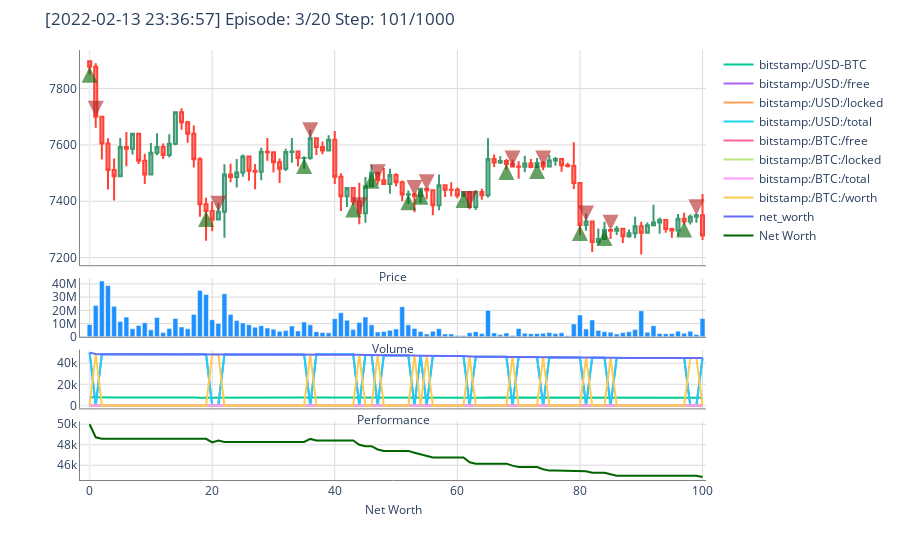
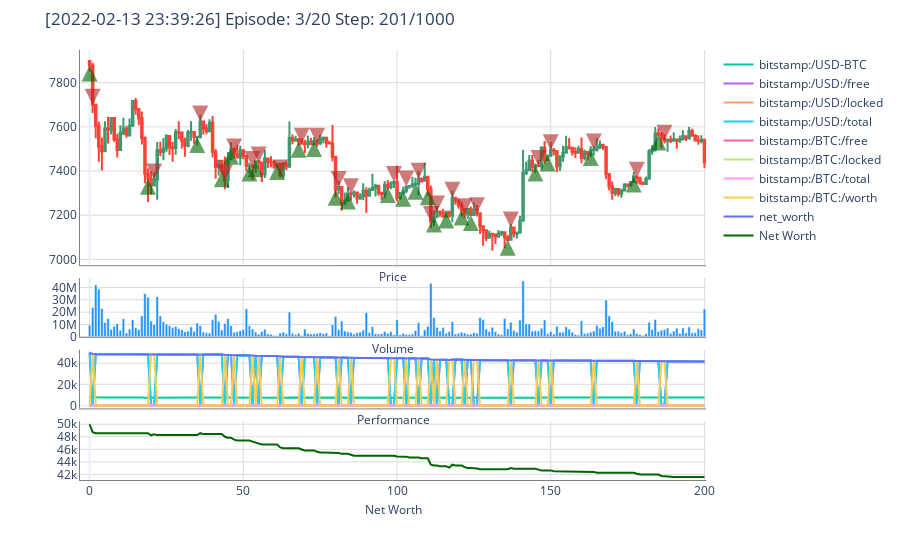
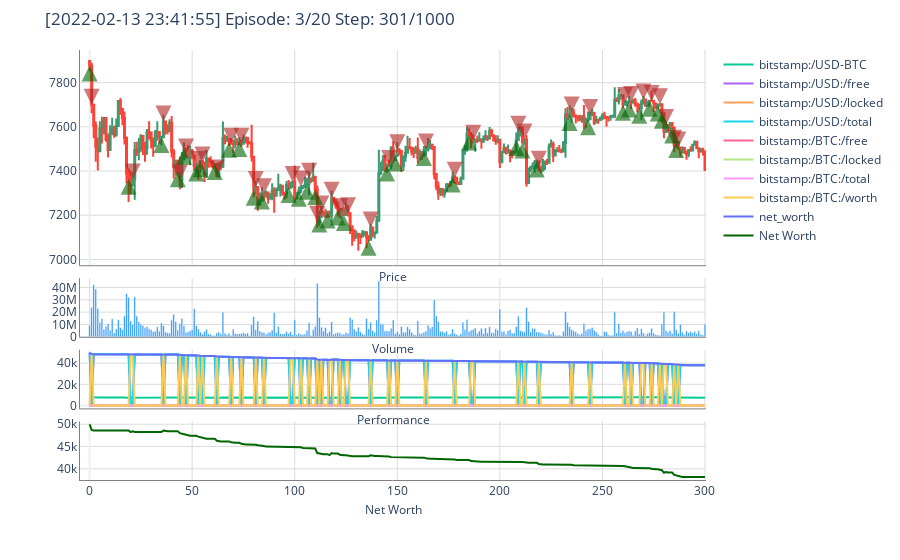
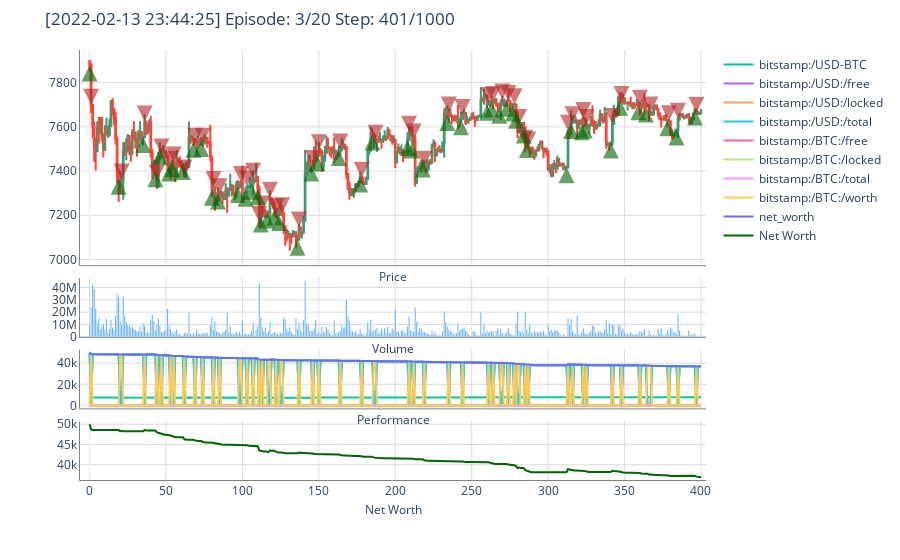

The cell these charts' notebook holds for them, in order:
### Code cell
agent = DQNAgent(env)

agent.train(batch_size=batch_size, 
            n_steps=n_steps, 
            n_episodes=n_episodes, 
            memory_capacity=memory_capacity, 
            save_path=save_path)
